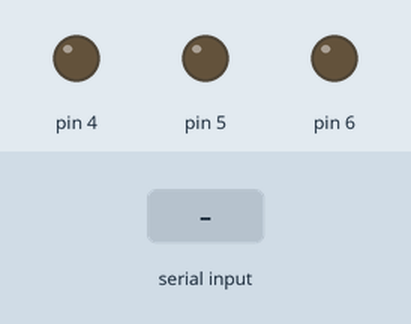
The sketch below on a simulated Arduino Uno, built with avr-gcc and run on an emulated ATmega328P. On the bench: output pins drawn as LEDs (lit = HIGH). The inputs (shaded band) are chosen by the test bench.

Above: at 1.2 s.
1.3 s: "R" received over Serial
At 1.9 s:
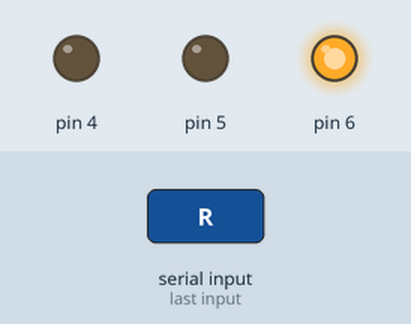
2.8 s: "Y" received over Serial
At 4.0 s:
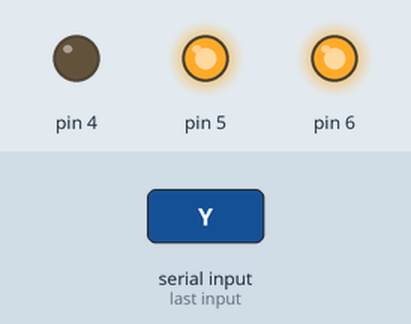
4.3 s: "r" received over Serial
At 5.3 s:
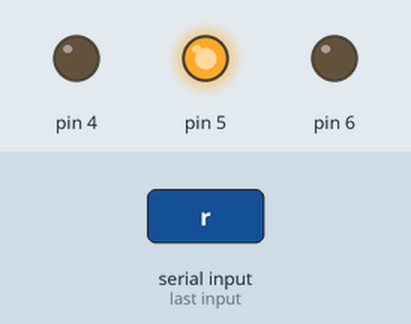
5.8 s: "G" received over Serial
At 6.5 s:
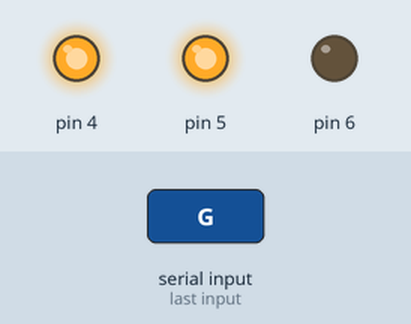
7.3 s: "y" received over Serial
At 7.6 s:
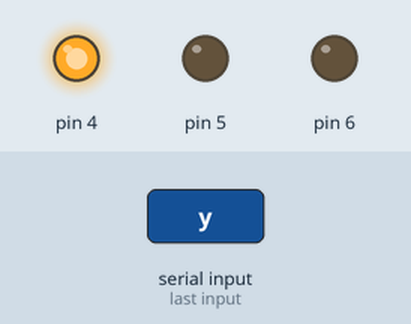
8.8 s: "A" received over Serial
At 10.0 s:
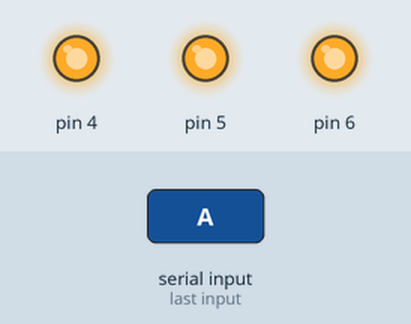
Timing chart, 0 to 11.3 s (numbered marks = the images above; inputs shaded):
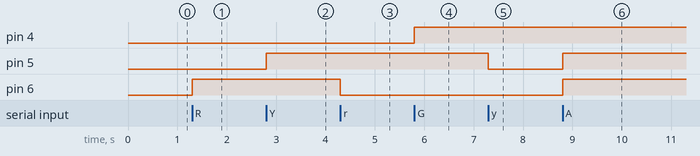

Measured:
- after the input at 1.3 s, pin 6: LOW → HIGH at once
- after the input at 2.8 s, pin 5: LOW → HIGH at once
- after the input at 4.3 s, pin 6: HIGH → LOW at once
- after the input at 5.8 s, pin 4: LOW → HIGH at once
- after the input at 7.3 s, pin 5: HIGH → LOW at once
- after the input at 8.8 s, pin 5, pin 6: LOW → HIGH at once

The sketch:

build_light.ino
```cpp
// (licence header left out)
#include "light.hpp"

//Enable a simple test with the interface.
//#define HARDWARE_TEST

//The buzzer on my unit proved too difficult to control without a relay, so its disabled.
//#define USE_BUZZER

//the lights we have available
typedef enum
{
  RED = 0,
  YELLOW,
  GREEN,
#ifdef USE_BUZZER
  BUZZER,
#endif
  NUM_LIGHTS
} BUILD_INDICATORS;

//light objects will have the blink logic
light * indicators[NUM_LIGHTS];

//the global blink mode
BLINK_MODE mode = NONE;

void setup()
{
  //setup lights (set their pin connections)
  indicators[RED] = new light(6);
  indicators[YELLOW] = new light(5);
  indicators[GREEN] = new light(4);
#ifdef USE_BUZZER
  indicators[BUZZER] = new light(3); //connecting it here in case in the future I want to PWM it
#endif

#ifdef HARDWARE_TEST
  for(;;)
  {
    indicators[GREEN]->Off();
    indicators[RED]->On(NONE);
    delay(1000);
    indicators[RED]->Off();
    indicators[YELLOW]->On(NONE);
    delay(1000);
    indicators[YELLOW]->Off();
    indicators[GREEN]->On(NONE);
    delay(1000);
  }
#endif

  Serial.begin(115200);
}

void loop()
{
  char command = 0;

  //process something from the user
  if (Serial.available() > 0)
  {
    //read one command at a time
    command = Serial.read();

    //echo back what we have if we care
    //Serial.write(command);

    switch (command)
    {
      case 'R':
      {
        //turn the light on with the commanded mode
        indicators[RED]->On(mode);
        break;
      }

      case 'r':
      {
        indicators[RED]->Off();
        break;
      }

      case 'Y':
      {
        indicators[YELLOW]->On(mode);
        break;
      }

      case 'y':
      {
        indicators[YELLOW]->Off();
        break;
      }

      case 'G':
      {
        indicators[GREEN]->On(mode);
        break;
      }

      case 'g':
      {
        indicators[GREEN]->Off();
        break;
      }

#ifdef USE_BUZZER
      case 'B':
      {
        indicators[BUZZER]->On(mode);
        break;
      }

      case 'b':
      {
        indicators[BUZZER]->Off();
        break;
      }
#endif

      case 'A':
      {
        //turn on all lights with their mode
        for (int i = 0; i < NUM_LIGHTS; i++)
        {
          indicators[i]->On(mode);
        }
        break;
      }

      case 'a':
      {
        for (int i = 0; i < NUM_LIGHTS; i++)
        {
          indicators[i]->Off();
        }
        break;
      }

      case 'f':
      {
        //set the mode to fast for future On() commands
        mode = FAST;
        break;
      }

      case 'm':
      {
        mode = MEDIUM;
        break;
      }

      case 's':
      {
        mode = SLOW;
        break;
      }

      case 'n':
      {
        mode = NONE;
        break;
      }

      default:
      {
        break;
      }
    }
  }

  //call all the lights to blink
  for (int i = 0; i < NUM_LIGHTS; i++)
  {
    indicators[i]->Blink();
  }
}
```

light.cpp
```cpp
// (licence header left out)
#include "Arduino.h"
#include "light.hpp"

light::light(int pin, bool invert)
{
  //initialize
  this->pin = pin;
  this->mode = NONE;
  this->previousMillis = 0;
  this->interval = 0;
  this->invert = invert;
  this->pinState = LOW;

  //setup pin
  pinMode(this->pin, OUTPUT);
  this->Off();
}

void light::On(BLINK_MODE mode)
{
  //turn on the light, in case blink is NONE
  pin_on();

  //save the mode
  this->mode = mode;
  this->pinState = HIGH;

  //set the interval for the blink mode
  switch (mode)
  {
    case FAST:
    {
      this->interval = 100; //ms
      break;
    }

    case MEDIUM:
    {
      this->interval = 500; //ms
      break;
    }

    case SLOW:
    {
      this->interval = 1000; //ms
      break;
    }

    case NONE:
    {
      this->interval = 0; //don't care
      break;
    }

    default:
    {
      break;
    }
  }
}

void light::Blink()
{
  //if we are blinking
  if (this->mode != NONE)
  {
    //grab the current time
    unsigned long currentMillis = millis();

    //if we have been waiting longer than our interval
    if ((currentMillis - this->previousMillis) >= this->interval)
    {
      //save the time for the next period
      this->previousMillis = currentMillis;

      //toggle the pin
      if (this->pinState == LOW)
      {
        this->pinState = HIGH;
        pin_on();
      }
      else
      {
        this->pinState = LOW;
        pin_off();
      }
    }
  }
}

void light::Off()
{
  pin_off();
  this->mode = NONE;
  this->pinState = LOW;
}

void light::pin_on()
{
  if (this->invert == false)
  {
    digitalWrite(this->pin, HIGH);
  }
  else
  {
    digitalWrite(this->pin, LOW);
  }
}

void light::pin_off()
{
  if (this->invert == false)
  {
    digitalWrite(this->pin, LOW);
  }
  else
  {
    digitalWrite(this->pin, HIGH);
  }
}

light::~light()
{
  //make the pin safe
  this->Off();
  pinMode(this->pin, INPUT);
}
```

light.hpp
```cpp
// (licence header left out)
#pragma once

typedef enum
{
  FAST,
  MEDIUM,
  SLOW,
  NONE
} BLINK_MODE;

class light
{
  public:
  //Takes the digital pin the light is connected to
  light(int pin, bool invert=false);

  //turns on the light with the requested blink mode
  void On(BLINK_MODE mode);

  //must be called as often as possible. this routine
  //will blink the light at the requsted rate
  void Blink();

  //turns off the light completely
  void Off();

  ~light();

  private:
  void pin_on(); //turn on the light with inversion checks
  void pin_off(); //turn off the light with inversion checks

  int pin; //arduino pin the light is connected to
  bool invert; //invert the HIGH and LOW logic on the pin, just in case
  BLINK_MODE mode; //current blink mode
  unsigned long previousMillis; //arduino milliseconds since last blink change
  unsigned long interval; //blink duration in milliseconds
  int pinState; //current pin state
};
```
